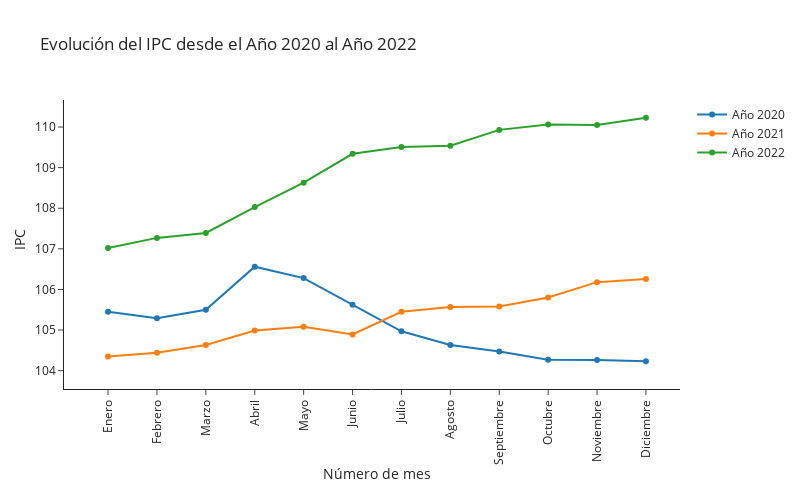

The code cell stored with this chart in its notebook:
### Markdown cell above
### Creacion de un Line Plot

### Code cell
graf_1 = go.Scatter(x = ipc["Mes"],
                     y = ipc["2020"],
                     mode="lines+markers",
                     name="Año 2020")

graf_2 = go.Scatter(x = ipc["Mes"],
                     y = ipc["2021"],
                     mode="lines+markers",
                     name="Año 2021")

graf_3 = go.Scatter(x = ipc["Mes"],
                     y = ipc["2022"],
                     mode="lines+markers",
                     name="Año 2022")

data = [graf_1, graf_2, graf_3]

layout = go.Layout(title="Evolución del IPC desde el Año 2020 al Año 2022",
                   xaxis=dict(title="Número de mes"),
                   yaxis=dict(title="IPC"))

line_plot = go.Figure(data=data, layout=layout)
line_plot.update_layout(width=800,height=500, template='simple_white', margin=dict(l=10, r=10, b=10, pad=10))
line_plot.update_xaxes(tickangle=270)

### Figure 1 — Plotly figure (JSON) as saved in the notebook; plotly's stock layout.template omitted (floating-point values rounded to 4 significant figures)
{"data": [{"mode": "lines+markers", "name": "Año 2020", "type": "scatter", "x": ["Enero", "Febrero", "Marzo", "Abril", "Mayo", "Junio", "Julio", "Agosto", "Septiembre", "Octubre", "Noviembre", "Diciembre"], "y": [105.5, 105.3, 105.5, 106.6, 106.3, 105.6, 105.0, 104.6, 104.5, 104.3, 104.3, 104.2]}, {"mode": "lines+markers", "name": "Año 2021", "type": "scatter", "x": ["Enero", "Febrero", "Marzo", "Abril", "Mayo", "Junio", "Julio", "Agosto", "Septiembre", "Octubre", "Noviembre", "Diciembre"], "y": [104.3, 104.4, 104.6, 105.0, 105.1, 104.9, 105.5, 105.6, 105.6, 105.8, 106.2, 106.3]}, {"mode": "lines+markers", "name": "Año 2022", "type": "scatter", "x": ["Enero", "Febrero", "Marzo", "Abril", "Mayo", "Junio", "Julio", "Agosto", "Septiembre", "Octubre", "Noviembre", "Diciembre"], "y": [107.0, 107.3, 107.4, 108.0, 108.6, 109.3, 109.5, 109.5, 109.9, 110.1, 110.0, 110.2]}], "layout": {"height": 500, "margin": {"b": 10, "l": 10, "pad": 10, "r": 10}, "title": {"text": "Evolución del IPC desde el Año 2020 al Año 2022"}, "width": 800, "xaxis": {"autorange": true, "range": [-0.6988, 11.7], "tickangle": -90, "title": {"text": "Número de mes"}, "type": "category"}, "yaxis": {"autorange": true, "range": [103.8, 110.7], "title": {"text": "IPC"}, "type": "linear"}}}
